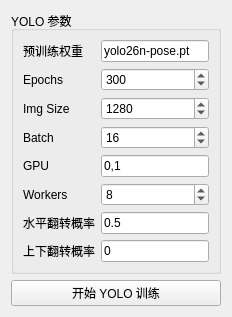
           <widget class="QWidget" name="tabTrainYolo">
            <attribute name="title">
             <string>YOLO</string>
            </attribute>
            <layout class="QVBoxLayout" name="verticalLayout_trainYolo">
             <item>
              <widget class="QGroupBox" name="groupTrainYoloConfig">
               <property name="title">
                <string>YOLO 参数</string>
               </property>
               <layout class="QGridLayout" name="gridLayout_trainYoloConfig">
                <item row="2" column="0">
                 <widget class="QLabel" name="labelYoloImgSize">
                  <property name="text">
                   <string>Img Size</string>
                  </property>
                 </widget>
                </item>
                <item row="3" column="0">
                 <widget class="QLabel" name="labelYoloBatch">
                  <property name="text">
                   <string>Batch</string>
                  </property>
                 </widget>
                </item>
                <item row="0" column="1">
                 <widget class="QLineEdit" name="lineEditYoloWeights">
                  <property name="text">
                   <string>yolo26n-pose.pt</string>
                  </property>
                 </widget>
                </item>
                <item row="1" column="0">
                 <widget class="QLabel" name="labelYoloEpochs">
                  <property name="text">
                   <string>Epochs</string>
                  </property>
                 </widget>
                </item>
                <item row="5" column="0">
                 <widget class="QLabel" name="labelYoloWorkers">
                  <property name="text">
                   <string>Workers</string>
                  </property>
                 </widget>
                </item>
                <item row="1" column="1">
                 <widget class="QSpinBox" name="spinBoxYoloEpochs">
                  <property name="maximum">
                   <number>10000</number>
                  </property>
                  <property name="value">
                   <number>300</number>
                  </property>
                 </widget>
                </item>
                <item row="2" column="1">
                 <widget class="QSpinBox" name="spinBoxYoloImgSize">
                  <property name="maximum">
                   <number>8192</number>
                  </property>
                  <property name="value">
                   <number>1280</number>
                  </property>
                 </widget>
                </item>
                <item row="4" column="0">
                 <widget class="QLabel" name="labelYoloDevice">
                  <property name="text">
                   <string>GPU</string>
                  </property>
                 </widget>
                </item>
                <item row="4" column="1">
                 <widget class="QLineEdit" name="lineEditYoloDevice">
                  <property name="text">
                   <string>0,1</string>
                  </property>
                 </widget>
                </item>
                <item row="5" column="1">
                 <widget class="QSpinBox" name="spinBoxYoloWorkers">
                  <property name="maximum">
                   <number>64</number>
                  </property>
                  <property name="value">
                   <number>8</number>
                  </property>
                 </widget>
                </item>
                <item row="0" column="0">
                 <widget class="QLabel" name="labelYoloWeights">
                  <property name="text">
                   <string>预训练权重</string>
                  </property>
                 </widget>
                </item>
                <item row="6" column="0">
                 <widget class="QLabel" name="labelHflip">
                  <property name="text">
                   <string>水平翻转概率</string>
                  </property>
                 </widget>
                </item>
                <item row="3" column="1">
                 <widget class="QSpinBox" name="spinBoxYoloBatch">
                  <property name="maximum">
                   <number>1024</number>
                  </property>
                  <property name="value">
                   <number>16</number>
                  </property>
                 </widget>
                </item>
                <item row="6" column="1">
                 <widget class="QLineEdit" name="lineEditHflipRatio">
                  <property name="text">
                   <string>0.5</string>
                  </property>
                 </widget>
                </item>
                <item row="7" column="1">
                 <widget class="QLineEdit" name="lineEditVflipRatio">
                  <property name="text">
                   <string>0</string>
                  </property>
                 </widget>
                </item>
                <item row="7" column="0">
                 <widget class="QLabel" name="labelVflip">
                  <property name="text">
                   <string>上下翻转概率</string>
                  </property>
                 </widget>
                </item>
               </layout>
              </widget>
             </item>
             <item>
              <widget class="QPushButton" name="btnTrainYolo">
               <property name="text">
                <string>开始 YOLO 训练</string>
               </property>
              </widget>
             </item>
            </layout>
           </widget>
